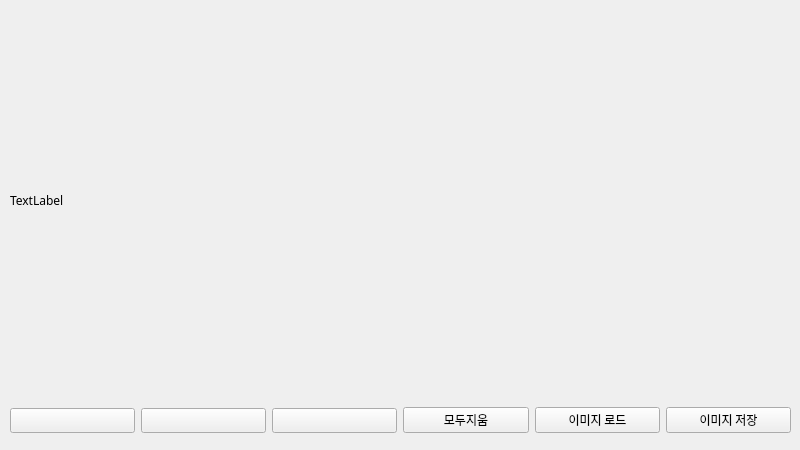
<?xml version="1.0" encoding="UTF-8"?>
<ui version="4.0">
 <class>Form</class>
 <widget class="QWidget" name="Form">
  <property name="geometry">
   <rect>
    <x>0</x>
    <y>0</y>
    <width>800</width>
    <height>450</height>
   </rect>
  </property>
  <property name="font">
   <font>
    <family>나눔고딕</family>
   </font>
  </property>
  <property name="windowTitle">
   <string>Form</string>
  </property>
  <widget class="QLabel" name="lb_canvas">
   <property name="geometry">
    <rect>
     <x>10</x>
     <y>10</y>
     <width>781</width>
     <height>380</height>
    </rect>
   </property>
   <property name="text">
    <string>TextLabel</string>
   </property>
  </widget>
  <widget class="QWidget" name="horizontalLayoutWidget">
   <property name="geometry">
    <rect>
     <x>10</x>
     <y>400</y>
     <width>781</width>
     <height>41</height>
    </rect>
   </property>
   <layout class="QHBoxLayout" name="horizontalLayout">
    <item>
     <widget class="QPushButton" name="btn_black">
      <property name="text">
       <string/>
      </property>
     </widget>
    </item>
    <item>
     <widget class="QPushButton" name="btn_red">
      <property name="text">
       <string/>
      </property>
     </widget>
    </item>
    <item>
     <widget class="QPushButton" name="btn_blue">
      <property name="text">
       <string/>
      </property>
     </widget>
    </item>
    <item>
     <widget class="QPushButton" name="btn_clear">
      <property name="text">
       <string>모두지움</string>
      </property>
     </widget>
    </item>
    <item>
     <widget class="QPushButton" name="btn_load">
      <property name="text">
       <string>이미지 로드</string>
      </property>
     </widget>
    </item>
    <item>
     <widget class="QPushButton" name="btn_save">
      <property name="text">
       <string>이미지 저장</string>
      </property>
     </widget>
    </item>
   </layout>
  </widget>
 </widget>
 <resources/>
 <connections/>
</ui>
